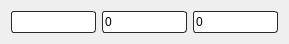
   <widget class="QWidget" name="layoutWidget">
    <property name="geometry">
     <rect>
      <x>570</x>
      <y>621</y>
      <width>289</width>
      <height>31</height>
     </rect>
    </property>
    <layout class="QHBoxLayout" name="horizontalLayout_2">
     <item>
      <widget class="QLineEdit" name="total_rec">
       <property name="minimumSize">
        <size>
         <width>0</width>
         <height>22</height>
        </size>
       </property>
       <property name="styleSheet">
        <string notr="true">border-style: solid !important;
    border-width: 1px !important;
    border-color: rgb( 41, 41, 41 ) !important;
    border-radius: 3px !important;</string>
       </property>
       <property name="readOnly">
        <bool>true</bool>
       </property>
      </widget>
     </item>
     <item>
      <widget class="QLineEdit" name="discount">
       <property name="minimumSize">
        <size>
         <width>0</width>
         <height>22</height>
        </size>
       </property>
       <property name="styleSheet">
        <string notr="true">border-style: solid !important;
    border-width: 1px !important;
    border-color: rgb( 41, 41, 41 ) !important;
    border-radius: 3px !important;</string>
       </property>
       <property name="text">
        <string>0</string>
       </property>
      </widget>
     </item>
     <item>
      <widget class="QLineEdit" name="dicount_perc">
       <property name="minimumSize">
        <size>
         <width>0</width>
         <height>22</height>
        </size>
       </property>
       <property name="styleSheet">
        <string notr="true">border-style: solid !important;
    border-width: 1px !important;
    border-color: rgb( 41, 41, 41 ) !important;
    border-radius: 3px !important;</string>
       </property>
       <property name="text">
        <string>0</string>
       </property>
      </widget>
     </item>
    </layout>
   </widget>
